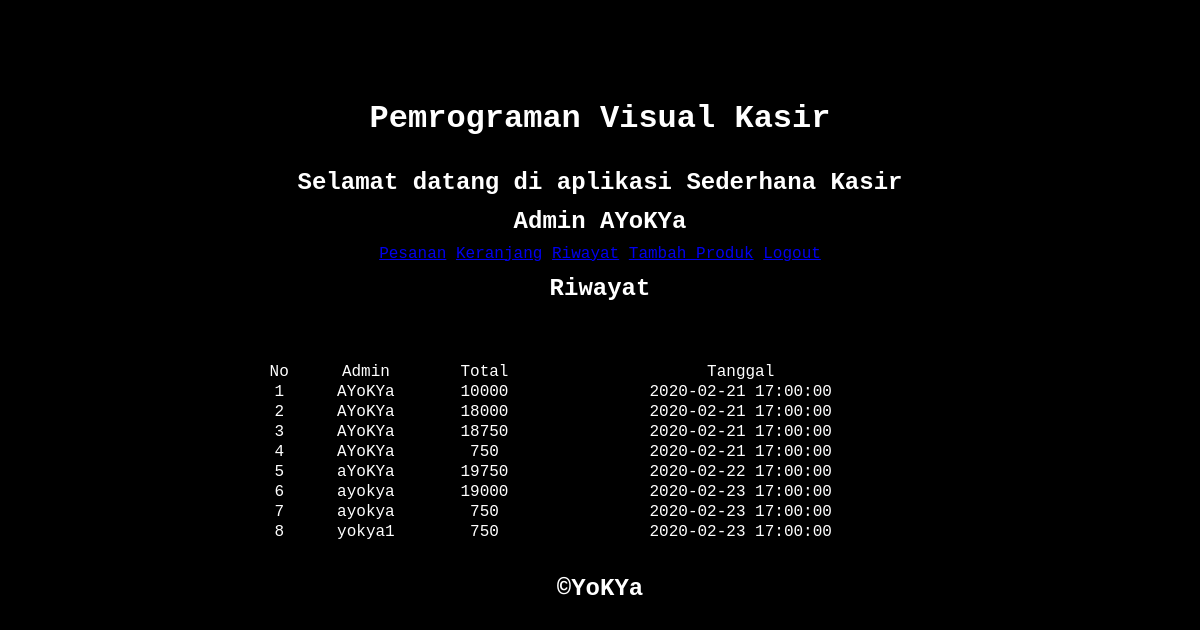
The page /Kasir/Riwayat.php (signed in) on the database its author committed.
### tables this page shows
CREATE TABLE `riwayat` (
  `no_pesanan` int(11) NOT NULL,
  `admin_pesanan` varchar(50) NOT NULL,
  `total_pesanan` int(11) NOT NULL,
  `tanggal_pesanan` timestamp NOT NULL DEFAULT current_timestamp()
);

### Classes/Session.php (called while the page is built, shortened)
<?php
class Session {
    public static function Cek($nama){
        return (isset($_SESSION[$nama]))? true : false ;
    }
    public static function Get($nama=null){
        return $_SESSION[$nama];
    }
}

### Classes/Database.php (called while the page is built, shortened)
<?php
class Database {
    private static $INSTANCE = null;
    private $DB,
            $host = 'localhost',
            $user = 'root',
            $pass = '',
            $db   = 'pv_kasir';
    public function __construct() {
        $this->DB = new mysqli($this->host, $this->user, $this->pass, $this->db);
    }
    public static function getInstance(){
        if (!isset( self::$INSTANCE)) {
            self::$INSTANCE = new Database();
        }
        return self::$INSTANCE;
    }
    public function get_all($name){
        $query = "SELECT * FROM $name";
        $hasil = $this->DB->query($query);
        return $hasil;
    }
}

### Kasir/Core/init.php (called while the page is built, shortened)
<?php
    $PRODUK = new Produk();
?>

### Classes/User.php (called while the page is built, shortened)
<?php
class User{
    public function __construct() {
        $this->_DB = Database::getInstance();
    }
}
?>

### Classes/Produk.php (called while the page is built, shortened)
<?php
include_once 'User.php';
class Produk extends User  {
    public function get_Produk($Produk){
        $data = $this->_DB->get_all($Produk);
        return $data;
    }
}

### Kasir/Riwayat.php (the view, shortened to what this page needs)
<?php include_once 'Core/init.php'; include_once '../Templates/Header.php'; include_once 'Template/header.php';
?>
<h3>Riwayat</h3>
<table>
<tr>
    <td>No</td>
    <td>Admin</td>
    <td>Total</td>
    <td>Tanggal</td>
</tr>
<?php
$riwayat = $PRODUK->get_produk('riwayat');
while ($data = mysqli_fetch_array($riwayat)) { ?>
<tr>
<td><?php echo $data['no_pesanan'] ?> </td>
<td><?php echo $data['admin_pesanan'] ?> </td>
<td><?php echo $data['total_pesanan'] ?> </td>
<td><?php echo $data['tanggal_pesanan'] ?> </td>
</tr>
<?php }
?>
</table>
<?php include_once '../Templates/Footer.php';?>

### Templates/header.php (shortened to what this page needs)
<!DOCTYPE html>
<html lang="en">
<head>
    <link rel="stylesheet" href="Assets/style.css">
    <link rel="stylesheet" href="../Assets/style.css">
</head>
<body>
    <header>
        <h1>Pemrograman Visual Kasir</h1>
        <h2>Selamat datang di aplikasi Sederhana Kasir</h2>
    </header>

### Kasir/Template/header.php
<?php include_once 'core/init.php';
?>
<h3>Admin <?= Session::get('username');?></h3>
<a href="Pesanan.php">Pesanan</a>
<a href="Keranjang.php">Keranjang</a>
<a href="Riwayat.php">Riwayat</a>
<?php if (Session::Cek('UA')) { ?>
<a href="Tambah.php">Tambah Produk</a>
<?php } ?>
<a href="logout.php">Logout</a>

### Templates/footer.php
<footer>
    <h4>&copyYoKYa</h4>
</footer>
</body>
</html>

### Assets/style.css (style rules this page uses)
* { font-family: monospace; margin: 0; padding: 0; font-size: 16px; }
body { margin-top: 100px; width: 100%; text-align: center; background-color: black; }
h1 { font-size: 2em; margin-bottom: 1em; color: white; }
h2 { font-size: 1.5em; color: white; }
h3 { font-size: 1.5em; color: white; margin: 0.5em 0em 0.4em 0em; }
h4 { color: white; font-size: 1.5em; }
table { font-size: 2em; padding: 1em 8em; width: 100%; color: white; align-items: center; }
td { font-size: 1em; }

### rows shown on the page
riwayat: no_pesanan "1", admin_pesanan "AYoKYa", total_pesanan "10000", tanggal_pesanan "2020-02-21 17:00:00"
riwayat: no_pesanan "2", admin_pesanan "AYoKYa", total_pesanan "18000", tanggal_pesanan "2020-02-21 17:00:00"
riwayat: no_pesanan "3", admin_pesanan "AYoKYa", total_pesanan "18750", tanggal_pesanan "2020-02-21 17:00:00"
riwayat: no_pesanan "4", admin_pesanan "AYoKYa", total_pesanan "750", tanggal_pesanan "2020-02-21 17:00:00"
riwayat: no_pesanan "5", admin_pesanan "aYoKYa", total_pesanan "19750", tanggal_pesanan "2020-02-22 17:00:00"
riwayat: no_pesanan "6", admin_pesanan "ayokya", total_pesanan "19000", tanggal_pesanan "2020-02-23 17:00:00"
riwayat: no_pesanan "7", admin_pesanan "ayokya", total_pesanan "750", tanggal_pesanan "2020-02-23 17:00:00"
riwayat: no_pesanan "8", admin_pesanan "yokya1", total_pesanan "750", tanggal_pesanan "2020-02-23 17:00:00"

### other values the page prints
Session::get('username') "AYoKYa"
